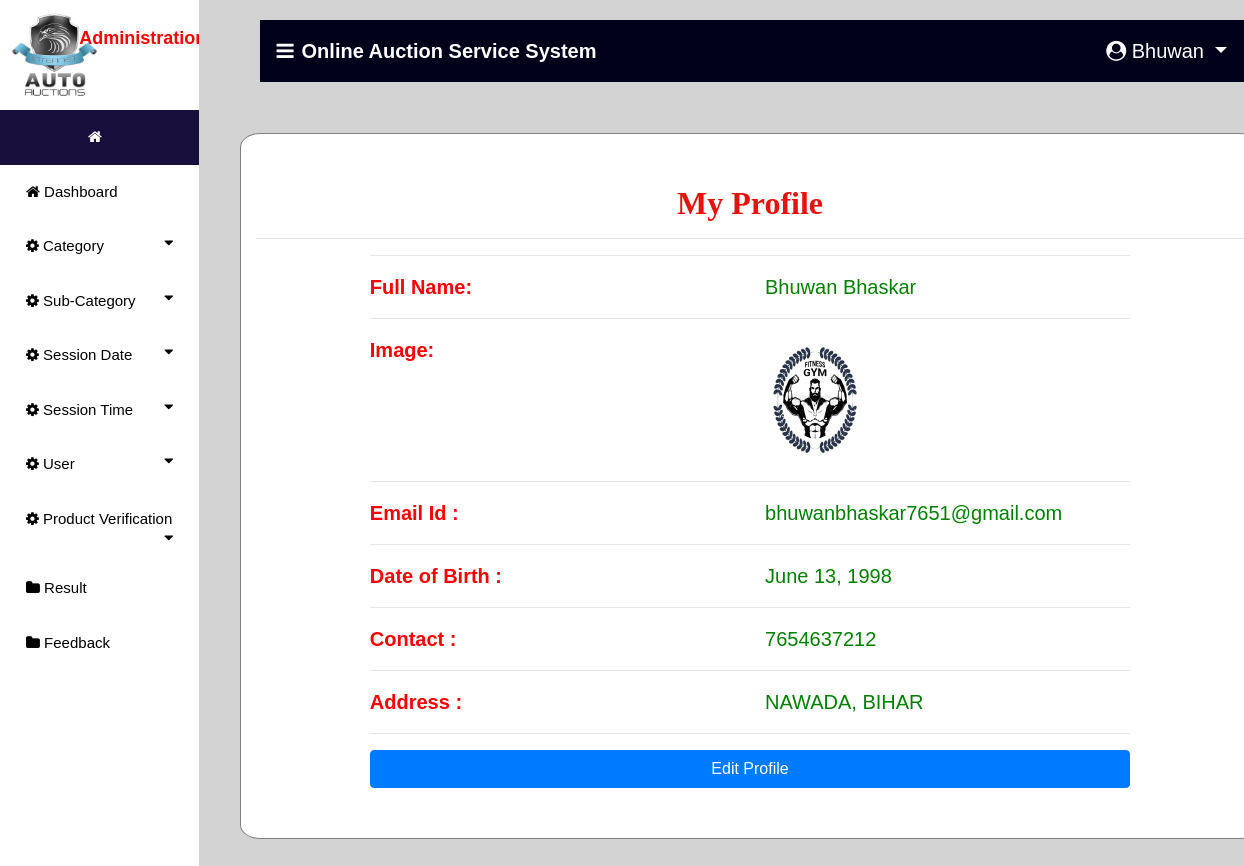
Screenshot of /profile (signed in) with the database file from the repository.
### auction/models.py (models this page shows, shortened)
class Bidder(models.Model):
    user = models.ForeignKey(User,on_delete=models.CASCADE,null=True)
    dob = models.DateField(null=True)
    address = models.CharField(max_length=100,null=True)
    contact = models.CharField(max_length=10,null=True)
    image = models.FileField(null=True)
    membership = models.ForeignKey(Member_fee,on_delete=models.CASCADE,null=True)

### auction/views.py (the view)
# urls.py: path('profile', profile, name='profile'),
def profile(request):
    if not request.user.is_authenticated:
        return redirect('login_user')
    sign = 0
    user = User.objects.get(username=request.user.username)
    error = ""
    try:
        sign = Bidder.objects.get(user=user)
        if sign:
            error = "pat"
    except:
        sign = Auction_User.objects.get(user=user)
    if sign.membership.fee == "Unpaid":
        return redirect('Member_Payment_mode')
    user = User.objects.get(id=request.user.id)
    u=""
    try:
        pro = Bidder.objects.get(user=user)
        u = "member"
    except:
        pro = Auction_User.objects.get(user=user)
        u = "trainer"
    d = {'pro':pro,'error':error,"u":u,'data':sign}
    return render(request,'profile.html',d)

### auction/templates/profile.html (shortened to what this page needs)
{% extends 'navigation3.html' %}
{% load static %}
{% block body1 %}
<div class="container" style="margin-top:5%;margin-bottom:5%;background:white;border-radius:2%;border:1px solid grey">
    <h2 style="font-weight:bold;font-family : 'Monotype Corsiva' ; color : #E6120E ;margin-top:5%" align="center">My Profile</h2><hr>
<div align="left" class="container-fluid" style="width:80%;margin-bottom:5%">
    <hr><div class="row" >
        <div class="col-md-6 div2">
            <strong>Full Name:</strong>
        </div>
        <div class="col-md-6 div1">
            {{pro.user.first_name}} {{pro.user.last_name}}
        </div>
    </div><hr>
    <div class="row">
        <div class="col-md-6 div2">
            <strong>Image:</strong>
        </div>
        <div class="col-md-6">
            <img src="{{pro.image.url}}" style="width:100px;height:130px"></img>
        </div></div><hr>
    <div class="row">
        <div class="col-md-6 div2">
            <strong>Email Id :</strong>
        </div>
        <div class="col-md-6 div1">
            {{pro.user.email}}
        </div>
    </div><hr>
     <div class="row">
        <div class="col-md-6 div2">
            <strong>Date of Birth :</strong>
        </div>
        <div class="col-md-6 div1">
            {{pro.dob}}
        </div>
    </div><hr>
     <div class="row">
        <div class="col-md-6 div2">
            <strong>Contact :</strong>
        </div>
        <div class="col-md-6 div1">
            {{pro.contact}}
        </div>
     </div><hr>
    <div class="row">
        <div class="col-md-6 div2">
            <strong>Address :</strong>
        </div>
        <div class="col-md-6 div1">
            {{pro.address}}
        </div>
    </div><hr>
    <a href="{% url 'edit_profile' %}"><button class="btn btn-primary" style="width:100%">Edit Profile</button></a>
    </div></div>
{% endblock %}

### auction/templates/navigation3.html (shortened to what this page needs)
{% extends 'navigation2.html' %}
{% block body %}
<nav class="navbar navbar-expand-lg navbar-light" style="margin-left:2%;margin-top:2%;width:99%;background-color:#00021a">
  <a class="navbar-brand" href="#" style="color:white;font-weight:bold"><i class="fa fa-bars" style="margin-right:8px"></i>Online Auction Service System</a>
  <div class="collapse navbar-collapse nav justify-content-end" id="navbarNavDropdown">
      <li class="nav-item dropdown" style="margin-right:3%;color:white">
        <a class="nav-link dropdown-toggle" style="color:white;margin-left:5%" href="#" id="navbarDropdown" role="button" data-toggle="dropdown" aria-haspopup="true" aria-expanded="false">
          <i class="fa fa-user-circle"></i> {{request.user.username}}
        </a>
      </li>
  </div>
 </nav>
{% block body1 %}
{% endblock %}
{% endblock %}

### auction/templates/navigation2.html (style rules this page uses)
body { font-family: "Lato", sans-serif; }
body { margin:0;font-family:Arial }
.dropdown { float:right; }

### auction/templates/profile.html (style rules this page uses)
.div1 { color:green; }
.div2 { color:red; }

### rows the page displays
Bidder: user.first_name "Bhuwan", user.last_name "Bhaskar", image (picture), user.email "bhuwanbhaskar7651@gmail.com", dob "June 13, 1998", contact "7654637212", address "NAWADA, BIHAR"

### other values shown
{{ request.user.username }} "Bhuwan"
